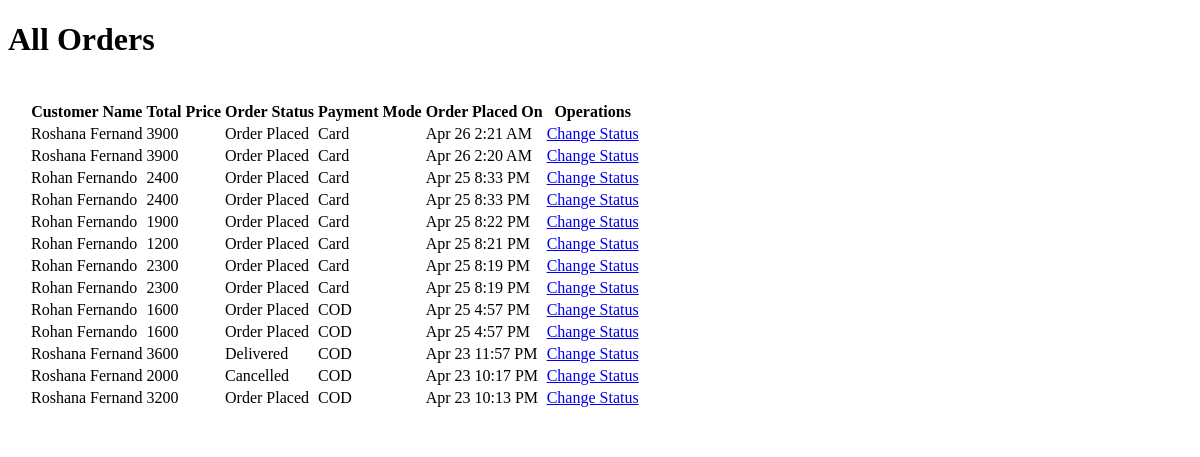
Screenshot of /Supplier/orders.php with the database file from the repository.
### tables this page shows
CREATE TABLE `orders` (
  `id` int(11) NOT NULL,
  `userid` int(11) NOT NULL,
  `totalprice` varchar(255) NOT NULL,
  `orderstatus` varchar(255) NOT NULL,
  `paymentmode` varchar(255) NOT NULL,
  `timestamp` datetime NOT NULL DEFAULT current_timestamp()
);

CREATE TABLE `user_data` (
  `id` int(11) NOT NULL,
  `userid` int(11) NOT NULL,
  `firstname` varchar(255) NOT NULL,
  `lastname` varchar(255) NOT NULL,
  `company` varchar(255) NOT NULL,
  `address1` varchar(255) NOT NULL,
  `address2` varchar(255) NOT NULL,
  `city` varchar(255) NOT NULL,
  `state` varchar(255) NOT NULL,
  `country` varchar(255) NOT NULL,
  `zip` varchar(255) NOT NULL,
  `mobile` varchar(255) NOT NULL
);

### Supplier/orders.php (the view, shortened to what this page needs)
<?php
include('../database/linklinkz.php');
?>
<!DOCTYPE html>
<html lang="en">
<head>
    <link rel="stylesheet" type="text/css" href="../css/User/order.css">
</head>
<div class="container">
<div class="card">
<div class="card-header">
<h1>All Orders</h1>
</div>
<div class="card-body">
<section id="content mt-5">
	<div class="content-blog  bg-white">
		<div class="container">
			<table class="table table-striped">
				<thead>
					<tr>
						<th>Customer Name</th>
						<th>Total Price</th>
						<th>Order Status</th>
						<th>Payment Mode </th>
                        <th>Order Placed On</th>
                        <th>Operations</th>
					</tr>
				</thead>
				<tbody>
                <?php
    $sql = "SELECT orders.totalprice, orders.orderstatus, orders.paymentmode, orders.timestamp, orders.id, user_data.firstname, user_data.lastname
     FROM orders JOIN user_data ON orders.userid=user_data.userid ORDER BY `orders`.`id` DESC    ";
    $result = mysqli_query($conn, $sql);
    if (mysqli_num_rows($result) > 0) {
        while($row = mysqli_fetch_assoc($result)) {
            ?>
        <tr>
            <td><?php echo $row["firstname"] ." ".$row["lastname"] ?></td>
            <td><?php echo $row["totalprice"] ?></td>
            <td><?php echo $row["orderstatus"] ?></td>
            <td><?php echo $row["paymentmode"] ?></td>
            <td><?php echo date('M j g:i A', strtotime($row["timestamp"]));  ?>		</td>
            <td><a href='order-process.php?id=<?php echo $row["id"] ?>'>Change Status</a>
        </tr>
        <?php
        }
      } else {
        echo "0 results";
      }
?>
				</tbody>
			</table>
		</div>
	</div>
</section>
</div>
</div>
</div>

### css/User/order.css (style rules this page uses)
.content-blog { padding: 20px; }
.bg-white { background-color: #fff; }

### rows the page displays
orders: user_data.firstname "Roshana", user_data.lastname "Fernand", totalprice "3900", orderstatus "Order Placed", paymentmode "Card", timestamp "Apr 26 2:21 AM"
orders: user_data.firstname "Roshana", user_data.lastname "Fernand", totalprice "3900", orderstatus "Order Placed", paymentmode "Card", timestamp "Apr 26 2:20 AM"
orders: user_data.firstname "Rohan", user_data.lastname "Fernando", totalprice "2400", orderstatus "Order Placed", paymentmode "Card", timestamp "Apr 25 8:33 PM"
orders: user_data.firstname "Rohan", user_data.lastname "Fernando", totalprice "2400", orderstatus "Order Placed", paymentmode "Card", timestamp "Apr 25 8:33 PM"
orders: user_data.firstname "Rohan", user_data.lastname "Fernando", totalprice "1900", orderstatus "Order Placed", paymentmode "Card", timestamp "Apr 25 8:22 PM"
orders: user_data.firstname "Rohan", user_data.lastname "Fernando", totalprice "1200", orderstatus "Order Placed", paymentmode "Card", timestamp "Apr 25 8:21 PM"
orders: user_data.firstname "Rohan", user_data.lastname "Fernando", totalprice "2300", orderstatus "Order Placed", paymentmode "Card", timestamp "Apr 25 8:19 PM"
orders: user_data.firstname "Rohan", user_data.lastname "Fernando", totalprice "2300", orderstatus "Order Placed", paymentmode "Card", timestamp "Apr 25 8:19 PM"
orders: user_data.firstname "Rohan", user_data.lastname "Fernando", totalprice "1600", orderstatus "Order Placed", paymentmode "COD", timestamp "Apr 25 4:57 PM"
orders: user_data.firstname "Rohan", user_data.lastname "Fernando", totalprice "1600", orderstatus "Order Placed", paymentmode "COD", timestamp "Apr 25 4:57 PM"
orders: user_data.firstname "Roshana", user_data.lastname "Fernand", totalprice "3600", orderstatus "Delivered", paymentmode "COD", timestamp "Apr 23 11:57 PM"
orders: user_data.firstname "Roshana", user_data.lastname "Fernand", totalprice "2000", orderstatus "Cancelled", paymentmode "COD", timestamp "Apr 23 10:17 PM"
orders: user_data.firstname "Roshana", user_data.lastname "Fernand", totalprice "3200", orderstatus "Order Placed", paymentmode "COD", timestamp "Apr 23 10:13 PM"
